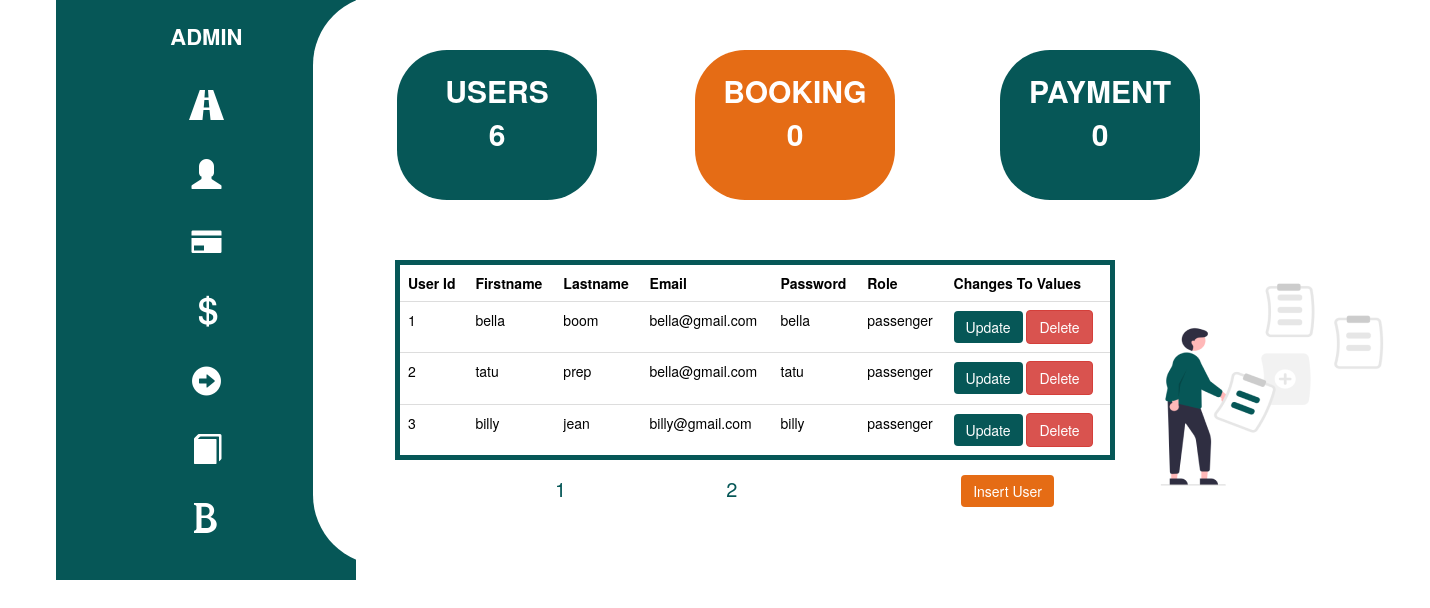
The page /admin_user.php on the database its author committed.
### tables this page shows
CREATE TABLE `users` (
  `user_id` int(20) NOT NULL,
  `first_name` varchar(100) NOT NULL,
  `last_name` varchar(100) NOT NULL,
  `email` varchar(100) NOT NULL,
  `password` varchar(100) NOT NULL,
  `confirm_password` varchar(100) NOT NULL,
  `role` varchar(20) NOT NULL
);

### queries/admin_count.php (called while the page is built)
<?php
include_once ("connect.php");
$sql = "SELECT * from users";
if ($result = mysqli_query($conn, $sql)) {
    $usersrowcount = mysqli_num_rows( $result );
}
$sql1 = "SELECT * from booking";
if ($result = mysqli_query($conn, $sql1)) {
    $bookingrowcount = mysqli_num_rows( $result );
}
$sql1 = "SELECT * from payment";
if ($result = mysqli_query($conn, $sql1)) {
    $paymentrowcount = mysqli_num_rows( $result );
}
?>

### admin_user.php (the view, shortened to what this page needs)
<?php
include_once ("queries/connect.php");
include_once ("queries/admin_count.php");
?>
<!DOCTYPE html>
<html lang="en">
<head>
    <link rel="stylesheet" href="https://maxcdn.bootstrapcdn.com/bootstrap/3.3.7/css/bootstrap.min.css">
    <link rel="stylesheet" href="css/admin.css?v=<?php echo time(); ?>">
</head>
<body>
    <div class="container">
        <div class="backshapes">
            <div class="item1"><p id="rcorners1"><br>ADMIN<br><br>
                <a href="admin.php">
                    <span class="glyphicon glyphicon-road" style="font-size:30px; color:white; margin-top:5px"></span>
                </a><br><br>
                <a href="admin_user.php">
                    <span class="glyphicon glyphicon-user" style="font-size:30px; color:white;"></span>
                </a><br><br>
                <a href="admin_payment.php">
                    <span class="glyphicon glyphicon-credit-card" style="font-size:30px; color:white;"></span>
                </a><br><br>
                <a href="admin_fare.php">
                    <span class="glyphicon glyphicon-usd" style="font-size:30px; color:white;"></span>
                </a><br><br>
                <a href="admin_route.php">
                    <span class="glyphicon glyphicon-circle-arrow-right" style="font-size:30px; color:white;"></span>
                </a><br><br>
                <a href="admin_booking.php">
                    <span class="glyphicon glyphicon-book" style="font-size:30px; color:white;"></span>
                </a><br><br>
                <a href="admin_bus.php">
                    <span class="glyphicon glyphicon-bold" style="font-size:30px; color:white;"></span>
                </a><br><br>
                </p>
                </div>
                <div class="item2"><p id="rcorners2"></p></div>
                <div class="item3"><p id="rcorners3">USERS<br><?php echo $usersrowcount; ?></p></div>
                <div class="item4"><p id="rcorners4">BOOKING<br><?php echo $bookingrowcount; ?></p></div>
                <div class="item5"><p id="rcorners5">PAYMENT<br><?php echo $paymentrowcount; ?></p></div>
                <div class="item6"><table id="rcorners6" class="table">
                    <tr>
                        <th scope="col">User Id</th>
                        <th scope="col">Firstname</th>
                        <th scope="col">Lastname</th>
                        <th scope="col">Email</th>
                        <th scope="col">Password</th>
                        <th scope="col">Role</th>
                        <th scope="col">Changes To Values</th>
                    </tr>
                    <?php
                        if (!isset ($_GET['page']) )
                        { $page_number = 1;}
                        else
                        { $page_number = $_GET['page'];}
                        $limit = 3;
                        $initial_page = ($page_number-1) * $limit;
                        $sql_select = "SELECT  * FROM `users`";
                        $results = $conn->query($sql_select);
                        $total_rows = mysqli_num_rows($results);
                        $total_pages = ceil ($total_rows / $limit);
                        if($results -> num_rows > 0)
                        {
                            $query = "SELECT *FROM `users`LIMIT " . $initial_page . ',' . $limit;
                            $result = mysqli_query($conn, $query);
                            while($row = mysqli_fetch_array($result)){
                                ?>
                               <tr>
                                   <td><?php echo $row['user_id']; ?></td>
                                   <td><?php echo $row['first_name']; ?></td>
                                   <td><?php echo $row['last_name']; ?></td>
                                   <td><?php echo $row['email']; ?></td>
                                   <td><?php echo $row['password']; ?></td>
                                   <td><?php echo $row['role']; ?></td>
                                   <td>
                                        <button type="button" class="btn btn-warning" id="editbtn"><a name="update_user" href="update_user.php?id=<?php echo $row['user_id']; ?>">Update</a></button>
                                        <button type="button" class="btn btn-danger"id ="deletebtn"><a name="queries/delete_user" href="queries/delete_user.php?id=<?php echo $row['user_id']; ?>">Delete</a></button>
                                    </td>
                               </tr>
                               <?php
                            }
                        }
                    ?>
                </table>
                <?php
                    for($page_number = 1; $page_number<= $total_pages; $page_number++) {
                        echo '<a class="pagination" href = "admin_user.php?page=' . $page_number . '">' . $page_number . ' </a>';
                    }
                ?>
            <button type="button" class="btn btn-success" id ="insertbtn"><a name="insert_user" href="insert_user.php?id=<?php echo $row['id']; ?>">Insert User</a></button>
            </div>
                <div class="admin-image">
                    <img src="images/admin.png" alt="">
                </div>
            </div>
        </div>
</body>
</html>

### css/admin.css (style rules this page uses)
* { margin: 0; padding: 0; }
body { width: 100%; height: 100vh; overflow-y: hidden; overflow-x: hidden; }
#rcorners1 { background: #065757; padding: 10px; width: 300px; height: 600px; color: #fff; text-align: center; font-size: 22px; margin-left: -100px; }
#rcorners2 { margin-top: -5px; border-radius: 70px 0px 0px 70px; background: #fff; padding: 10px; width: 900px; height: 570px; margin-left: -60px; }
#rcorners3 { border-radius: 50px; background: #065757; padding: 20px; width: 200px; height: 150px; margin-left: -33px; }
#rcorners4 { border-radius: 50px; background: #E56C15; padding: 20px; width: 200px; height: 150px; margin-left: -20px; }
#rcorners5 { border-radius: 50px; background: #065757; padding: 20px; width: 200px; height: 150px; }
#rcorners6 { border-radius: 50px; padding: 20px; width: 720px; height: 200px; }
.container { display: flex; align-items: center; }
.backshapes { position: relative; display: flex; width: 100%; }
.item2 { position: absolute; right: 0; top: 0; width: 80%; }
.item1 { position: absolute; right: 0; top: -20px; width: 99%; }
.item3 { position: absolute; right: 0; top: 50px; width: 75%; text-align: center; color: #fff; font-size: 18px; }
.item4 { position: absolute; right: 0; top: 50px; width: 50%; text-align: center; color: #fff; font-size: 18px; }
.item5 { position: absolute; right: 0; top: 50px; width: 25%; text-align: center; color: #fff; font-size: 18px; }
.item6 { position: absolute; margin-left: 250px; top: 260px; width: 100%; }
.admin-image img { position: absolute; margin-left: 1000px; margin-top: 270px; }
p { font-weight: bold; font-size: 30px; }
td, th { color: rgb(0, 0, 0); }
table { padding: 5px 5px 5px 5px; border-radius: 20px; border: solid; border-width: 5px; border-color: #065757; }
#editbtn { background-color: #065757; border: none; }
a.pagination { color: #065757; font-size: 20px; margin-top: -10px; margin-left: 160px; }
a { color: #fff; }
#insertbtn { margin-left: 220px; margin-top: -5px; background-color: #E56C15; border: none; }

### rows shown on the page
users: user_id "1", first_name "bella", last_name "boom", email "bella@gmail.com", password "bella", role "passenger"
users: user_id "2", first_name "tatu", last_name "prep", email "bella@gmail.com", password "tatu", role "passenger"
users: user_id "3", first_name "billy", last_name "jean", email "billy@gmail.com", password "billy", role "passenger"

### other values the page prints
$usersrowcount "6"
$bookingrowcount "0"
$paymentrowcount "0"
